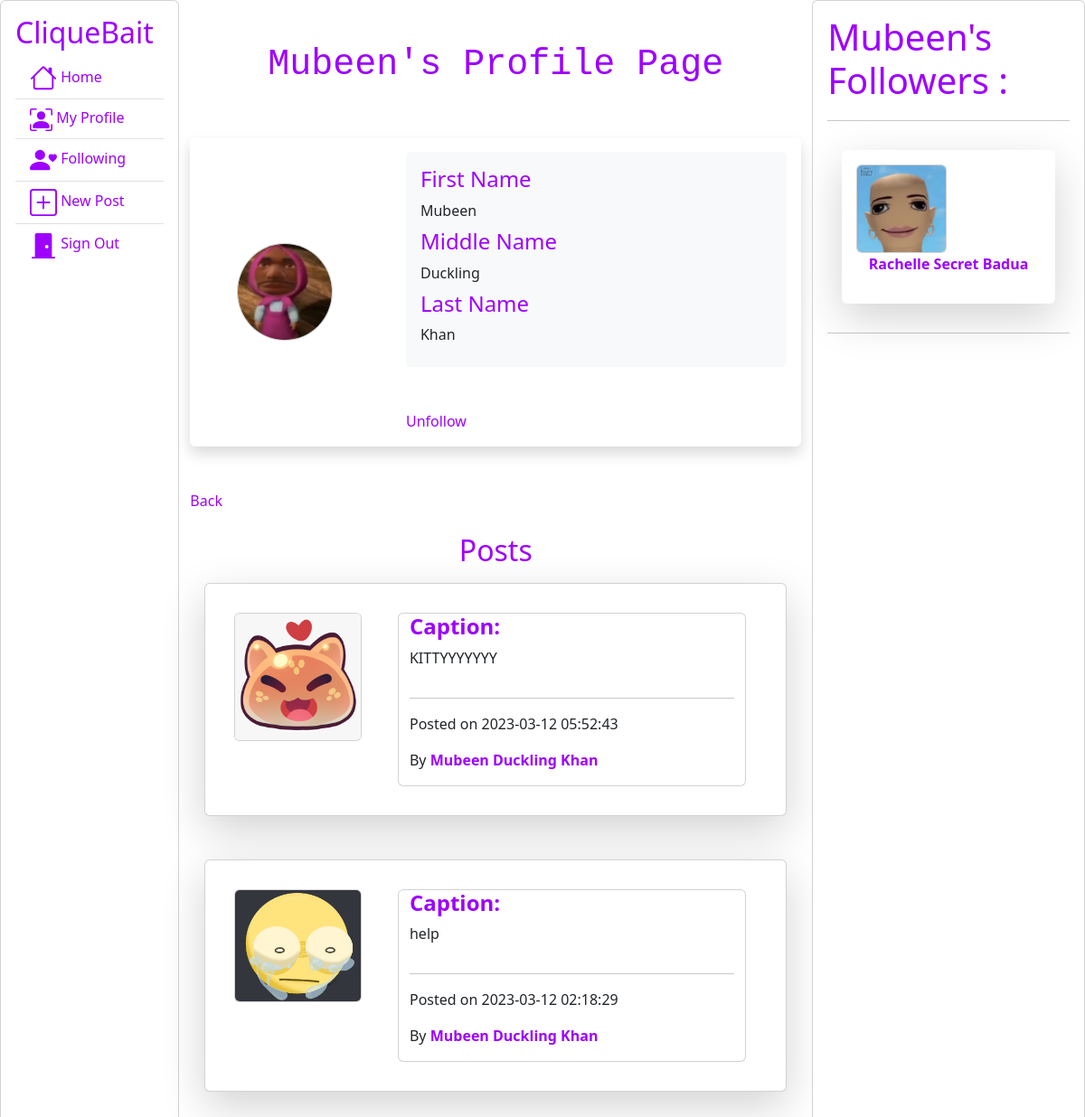
/Profile/details/1 (signed in), run on an earlier commit of the app's database.
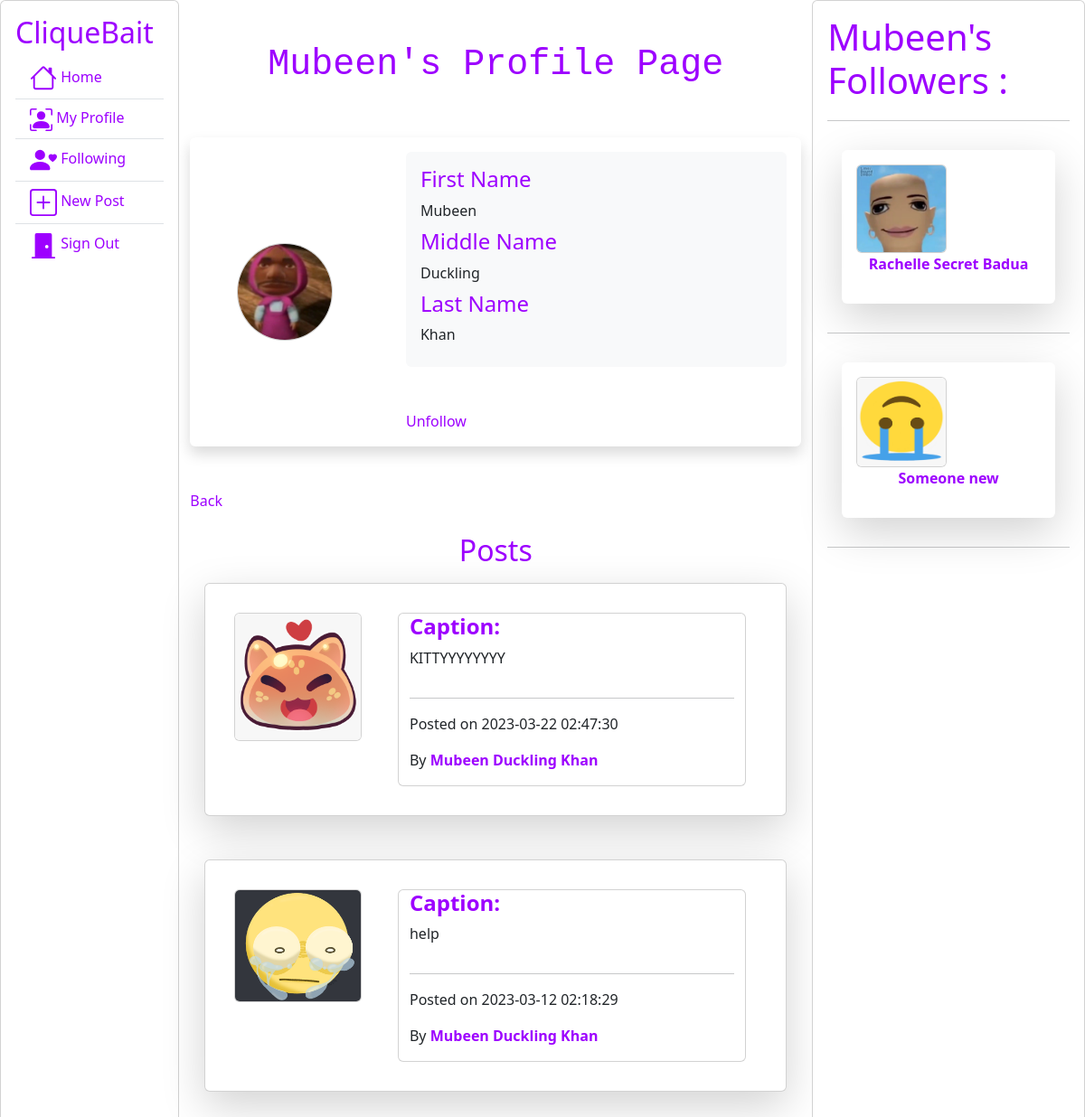
And on a later commit of the database.
### tables this page shows
CREATE TABLE `publication` (
  `publication_id` int(11) NOT NULL,
  `profile_id` int(11) NOT NULL,
  `picture` varchar(128) NOT NULL,
  `caption` text NOT NULL,
  `timestamp` timestamp NOT NULL DEFAULT current_timestamp() ON UPDATE current_timestamp()
);

CREATE TABLE `profile` (
  `user_id` int(11) NOT NULL,
  `first_name` varchar(50) NOT NULL,
  `middle_name` varchar(50) NOT NULL,
  `last_name` varchar(50) NOT NULL,
  `picture` varchar(128) NOT NULL
);

### app/core/Controller.php (called while the page is built, shortened)
<?php
class Controller{
	function view($name, $data = []){
		include('app/views/' . $name . '.php');
	}
}

### app/controllers/Profile.php (called while the page is built, shortened)
<?php
class Profile extends \app\core\Controller{
	public function details($user_id){
		$profile = new \app\models\Profile();
		$profile = $profile->getByUserId($user_id);
		$this->view('Profile/details', $profile);
	}
    public function checkIfFollowing($profile_id){
		$follow = new \app\models\Follow();
		$follow->follower_id = $_SESSION['user_id'];
		$follow->followed_id = $profile_id;
		$boolean = $follow->isFollowing();
		return $boolean;
	}
}

### app/core/App.php (called while the page is built, shortened)
<?php
class App
{
	function __construct()
	{
		$request = $this->parseURL($_GET['url'] ?? '');
		$method = 'index';
		if(file_exists('app/controllers/' . $request[0] . '.php'))
		{
			unset($request[0]);
		}
		$controller = new $controller;
		if(isset($request[1]) && method_exists($controller, $request[1]))
		{
			$method = $request[1];
			unset($request[1]);
		}
		$params = array_values($request);
		call_user_func_array([$controller, $method], $params);
	}
	function parseURL($url)
	{
		return explode('/', trim($url,'/'));
	}
}

### index.php (called while the page is built, shortened)
<?php
new app\core\App;

### app/core/Model.php (called while the page is built, shortened)
<?php
class Model{
	public function __construct(){
		$host = 'localhost';
		$dbname = 'cliquebait';
		$user = 'root';
		$pass = '';
		try {
			$this->connection = new \PDO("mysql:host=$host;dbname=$dbname", $user, $pass);
		}
		catch(PDOException $e) {
		 	echo $e->getMessage();
		}
	}
}

### app/models/Profile.php (called while the page is built, shortened)
<?php
class Profile extends \app\core\Model{
	public $user_id;
	public function getByUserId($user_id){
		$SQL = "SELECT * FROM profile WHERE user_id=:user_id";
		$STH = $this->connection->prepare($SQL);
		$STH->execute( ['user_id' => $user_id] );
		$STH->setFetchMode(\PDO::FETCH_CLASS,'app\\models\\Profile');
		return $STH->fetch();
	}
	public function getPublications($user_id){
		$SQL = "SELECT * FROM publication
				WHERE profile_id=:profile_id
				ORDER BY `timestamp` DESC";
		$STH = $this->connection->prepare($SQL);
		$STH->execute(['profile_id'=>$this->user_id]);
		$STH->setFetchMode(\PDO::FETCH_CLASS, 'app\models\Publication');
		return $STH->fetchAll();
	}
	public function getFollowing($followed_id)
	{
		$SQL = "SELECT p.picture, p.user_id, p.first_name, p.middle_name, p.last_name
				FROM profile p
				JOIN follow f ON f.follower_id = p.user_id
				WHERE f.followed_id = :followed_id";
		$STH = $this->connection->prepare($SQL);
		$STH->execute(['followed_id'=>$followed_id]);
		$STH->setFetchMode(\PDO::FETCH_CLASS, 'app\models\Profile');
		return $STH->fetchAll();
	}
}

### app/models/Follow.php (called while the page is built, shortened)
<?php
class Follow extends \app\core\Model{
	public $follower_id;
	public $followed_id;
	public function isFollowing() {
		$SQL = 'SELECT * FROM follow
				WHERE follower_id=:follower_id
				AND followed_id=:followed_id';
		$STH = $this->connection->prepare($SQL);
		$data = [
			'follower_id'=>$this->follower_id,
		    'followed_id'=>$this->followed_id
		];
		$STH->execute($data);
		return $STH->fetch();
	}
}

### app/views/Profile/details.php (the view, shortened to what the changed rows need)
<div class="p-5 text-center">
	<h1 style="font-family: 'Courier New', monospace;"> <?=$data->first_name?>'s Profile Page</h1>
</div>
<br><br>
	<h2 style="text-align: center;">Posts</h2>
		<?php
			$publications = $data->getPublications($data->user_id);
			foreach ($publications as $publication) {
				$this->view('Publication/posts', $publication);
			}
		?>
</div>
<div style="width: 500px;" class="p-3 card">
	<div style="height: 100px;" class="">
		<h1><?= $data->first_name?>'s Followers :</h1>
	</div>
	<hr>
	<?php
		$current = $data->getFollowing($data->user_id);
		foreach ($current as $profile) {
	?>
			<div class=" p-2 m-3 shadow-lg p-3 mt-6 bg-white rounded text-center justify-content-center" style="max-width: 250px; max-height: 250px;" >
				<img class="col-sm-10 card" src="/images/<?= $profile->picture ?>" style=" max-width:100px; max-height:100px; ">
				<p>
					<a href='/Profile/details/<?=$profile->user_id ?>'>
						<b>
							<?=$profile->first_name ?>
							<?=$profile->middle_name ?>
							<?=$profile->last_name ?>
						</b>
					</a>
				</p>
			</div>
			<hr>
	<?php
		}
	?>
</div>
</div>

### app/views/Publication/posts.php (shortened to what the changed rows need)
<div class="card p-2 m-3 shadow-lg p-3 mb-5 bg-white rounded" >
	<?php
		$profile = new \app\models\Profile();
		$profile = $profile->getByUserId($data->profile_id);
	?>
	<div class="card-body row ">
		<div class="row">
			<div class="col-md-4">
				<img class="col-sm-10 card" src="/images/<?= $data->picture ?>" style="max-width:300px; max-height:300px;">
			</div>
			<div class="col-md-8 ml-auto card">
					<div class="">
						<h4><b>Caption: </b></h4>
						<p><?=htmlspecialchars($data->caption) ?></p>
					</div>
					<hr>
					<div class="  row" >
						<div>
							<p class=" col-sm">Posted on <?= $data->timestamp?> </p>
							<p >By
								<a href='/Profile/details/<?=$profile->user_id ?>'>
									<b>
										<?=$profile->first_name ?>
										<?=$profile->middle_name ?>
										<?=$profile->last_name ?>
									</b>
								</a>
							</p>
						</div>
					</div>
			</div>
		</div>
	</div>
</div>

What changed in the data, as far as the page shows it:
changed publication: caption "KITTYYYYYYY" → "KITTYYYYYYYY"; timestamp "2023-03-12 05:52:43" → "2023-03-22 02:47:30"
added profile: picture (picture), first_name "Someone", last_name "new"
